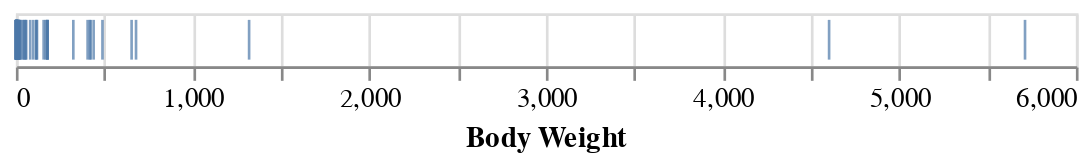

Write notebook code for a chart like this one.
### Code cell
alt.Chart(brain).mark_tick().encode(
    x='Body Weight'
)

### Figure 1 — Vega-Lite specification as saved in the notebook (floating-point values rounded to 4 significant figures)
{"config": {"view": {"continuousWidth": 400, "continuousHeight": 300}}, "data": {"name": "data-c3f1d169386444fd3f2894e6f80b96b0"}, "mark": "tick", "encoding": {"x": {"type": "quantitative", "field": "Body Weight"}}, "$schema": "https://vega.github.io/schema/vega-lite/v4.8.1.json", "datasets": {"data-c3f1d169386444fd3f2894e6f80b96b0": [{"Index": 1, "Brain Weight": 3.385, "Body Weight": 44.5}, {"Index": 2, "Brain Weight": 0.48, "Body Weight": 15.5}, {"Index": 3, "Brain Weight": 1.35, "Body Weight": 8.1}, {"Index": 4, "Brain Weight": 465.0, "Body Weight": 423.0}, {"Index": 5, "Brain Weight": 36.33, "Body Weight": 119.5}, {"Index": 6, "Brain Weight": 27.66, "Body Weight": 115.0}, {"Index": 7, "Brain Weight": 14.83, "Body Weight": 98.2}, {"Index": 8, "Brain Weight": 1.04, "Body Weight": 5.5}, {"Index": 9, "Brain Weight": 4.19, "Body Weight": 58.0}, {"Index": 10, "Brain Weight": 0.425, "Body Weight": 6.4}, {"Index": 11, "Brain Weight": 0.101, "Body Weight": 4.0}, {"Index": 12, "Brain Weight": 0.92, "Body Weight": 5.7}, {"Index": 13, "Brain Weight": 1.0, "Body Weight": 6.6}, {"Index": 14, "Brain Weight": 0.005, "Body Weight": 0.14}, {"Index": 15, "Brain Weight": 0.06, "Body Weight": 1.0}, {"Index": 16, "Brain Weight": 3.5, "Body Weight": 10.8}, {"Index": 17, "Brain Weight": 2.0, "Body Weight": 12.3}, {"Index": 18, "Brain Weight": 1.7, "Body Weight": 6.3}, {"Index": 19, "Brain Weight": 2547.0, "Body Weight": 4603.0}, {"Index": 20, "Brain Weight": 0.023, "Body Weight": 0.3}, {"Index": 21, "Brain Weight": 187.1, "Body Weight": 419.0}, {"Index": 22, "Brain Weight": 521.0, "Body Weight": 655.0}, {"Index": 23, "Brain Weight": 0.785, "Body Weight": 3.5}, {"Index": 24, "Brain Weight": 10.0, "Body Weight": 115.0}, {"Index": 25, "Brain Weight": 3.3, "Body Weight": 25.6}, {"Index": 26, "Brain Weight": 0.2, "Body Weight": 5.0}, {"Index": 27, "Brain Weight": 1.41, "Body Weight": 17.5}, {"Index": 28, "Brain Weight": 529.0, "Body Weight": 680.0}, {"Index": 29, "Brain Weight": 207.0, "Body Weight": 406.0}, {"Index": 30, "Brain Weight": 85.0, "Body Weight": 325.0}, {"Index": 31, "Brain Weight": 0.75, "Body Weight": 12.3}, {"Index": 32, "Brain Weight": 62.0, "Body Weight": 1320.0}, {"Index": 33, "Brain Weight": 6654.0, "Body Weight": 5712.0}, {"Index": 34, "Brain Weight": 3.5, "Body Weight": 3.9}, {"Index": 35, "Brain Weight": 6.8, "Body Weight": 179.0}, {"Index": 36, "Brain Weight": 35.0, "Body Weight": 56.0}, {"Index": 37, "Brain Weight": 4.05, "Body Weight": 17.0}, {"Index": 38, "Brain Weight": 0.12, "Body Weight": 1.0}, {"Index": 39, "Brain Weight": 0.023, "Body Weight": 0.4}, {"Index": 40, "Brain Weight": 0.01, "Body Weight": 0.25}, {"Index": 41, "Brain Weight": 1.4, "Body Weight": 12.5}, {"Index": 42, "Brain Weight": 250.0, "Body Weight": 490.0}, {"Index": 43, "Brain Weight": 2.5, "Body Weight": 12.1}, {"Index": 44, "Brain Weight": 55.5, "Body Weight": 175.0}, {"Index": 45, "Brain Weight": 100.0, "Body Weight": 157.0}, {"Index": 46, "Brain Weight": 52.16, "Body Weight": 440.0}, {"Index": 47, "Brain Weight": 10.55, "Body Weight": 179.5}, {"Index": 48, "Brain Weight": 0.55, "Body Weight": 2.4}, {"Index": 49, "Brain Weight": 60.0, "Body Weight": 81.0}, {"Index": 50, "Brain Weight": 3.6, "Body Weight": 21.0}, {"Index": 51, "Brain Weight": 4.288, "Body Weight": 39.2}, {"Index": 52, "Brain Weight": 0.28, "Body Weight": 1.9}, {"Index": 53, "Brain Weight": 0.075, "Body Weight": 1.2}, {"Index": 54, "Brain Weight": 0.122, "Body Weight": 3.0}, {"Index": 55, "Brain Weight": 0.048, "Body Weight": 0.33}, {"Index": 56, "Brain Weight": 192.0, "Body Weight": 180.0}, {"Index": 57, "Brain Weight": 3.0, "Body Weight": 25.0}, {"Index": 58, "Brain Weight": 160.0, "Body Weight": 169.0}, {"Index": 59, "Brain Weight": 0.9, "Body Weight": 2.6}, {"Index": 60, "Brain Weight": 1.62, "Body Weight": 11.4}, {"Index": 61, "Brain Weight": 0.104, "Body Weight": 2.5}, {"Index": 62, "Brain Weight": 4.235, "Body Weight": 50.4}]}}
